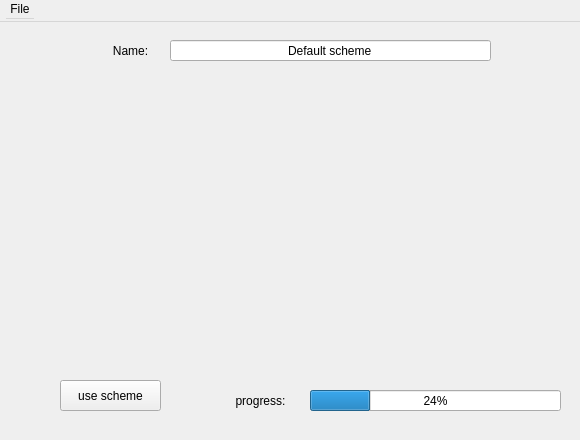
<?xml version="1.0" encoding="UTF-8"?>
<ui version="4.0">
 <class>SettingsBox</class>
 <widget class="QWidget" name="SettingsBox">
  <property name="geometry">
   <rect>
    <x>0</x>
    <y>0</y>
    <width>580</width>
    <height>440</height>
   </rect>
  </property>
  <property name="sizePolicy">
   <sizepolicy hsizetype="Minimum" vsizetype="Minimum">
    <horstretch>0</horstretch>
    <verstretch>0</verstretch>
   </sizepolicy>
  </property>
  <property name="minimumSize">
   <size>
    <width>580</width>
    <height>440</height>
   </size>
  </property>
  <property name="maximumSize">
   <size>
    <width>580</width>
    <height>440</height>
   </size>
  </property>
  <property name="windowTitle">
   <string>SettingsBox</string>
  </property>
  <widget class="QWidget" name="centralWidget" native="true">
   <property name="geometry">
    <rect>
     <x>0</x>
     <y>0</y>
     <width>580</width>
     <height>441</height>
    </rect>
   </property>
   <widget class="QLabel" name="schemeLabel">
    <property name="geometry">
     <rect>
      <x>100</x>
      <y>30</y>
      <width>61</width>
      <height>41</height>
     </rect>
    </property>
    <property name="text">
     <string>Name:</string>
    </property>
    <property name="alignment">
     <set>Qt::AlignCenter</set>
    </property>
   </widget>
   <widget class="QLineEdit" name="schemeName">
    <property name="geometry">
     <rect>
      <x>170</x>
      <y>40</y>
      <width>321</width>
      <height>21</height>
     </rect>
    </property>
    <property name="text">
     <string>Default scheme</string>
    </property>
    <property name="alignment">
     <set>Qt::AlignCenter</set>
    </property>
   </widget>
   <widget class="QPushButton" name="schemeUse">
    <property name="geometry">
     <rect>
      <x>60</x>
      <y>380</y>
      <width>101</width>
      <height>31</height>
     </rect>
    </property>
    <property name="text">
     <string>use scheme</string>
    </property>
   </widget>
   <widget class="QProgressBar" name="progressBar">
    <property name="geometry">
     <rect>
      <x>310</x>
      <y>390</y>
      <width>251</width>
      <height>21</height>
     </rect>
    </property>
    <property name="value">
     <number>24</number>
    </property>
   </widget>
   <widget class="QLabel" name="progressLabel">
    <property name="geometry">
     <rect>
      <x>230</x>
      <y>390</y>
      <width>61</width>
      <height>21</height>
     </rect>
    </property>
    <property name="text">
     <string>progress:</string>
    </property>
    <property name="alignment">
     <set>Qt::AlignCenter</set>
    </property>
   </widget>
  </widget>
  <widget class="QMenuBar" name="menuBar">
   <property name="geometry">
    <rect>
     <x>0</x>
     <y>0</y>
     <width>580</width>
     <height>22</height>
    </rect>
   </property>
   <widget class="QMenu" name="menuFile">
    <property name="title">
     <string>File</string>
    </property>
    <addaction name="loadScheme"/>
    <addaction name="saveScheme"/>
    <addaction name="separator"/>
    <addaction name="actionExit"/>
   </widget>
   <addaction name="menuFile"/>
  </widget>
  <action name="loadScheme">
   <property name="text">
    <string>Load scheme</string>
   </property>
  </action>
  <action name="saveScheme">
   <property name="text">
    <string>Save scheme</string>
   </property>
  </action>
  <action name="actionExit">
   <property name="text">
    <string>Exit</string>
   </property>
  </action>
 </widget>
 <layoutdefault spacing="6" margin="11"/>
 <resources/>
 <connections/>
</ui>
